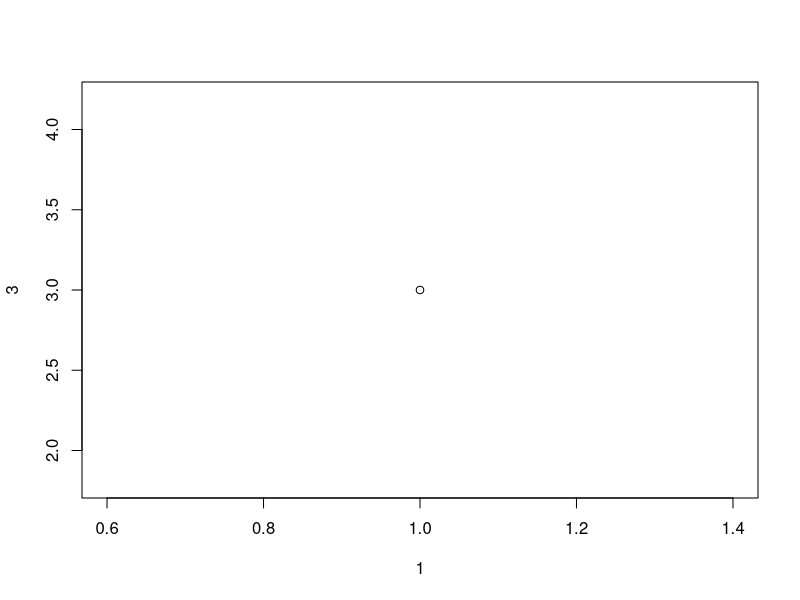
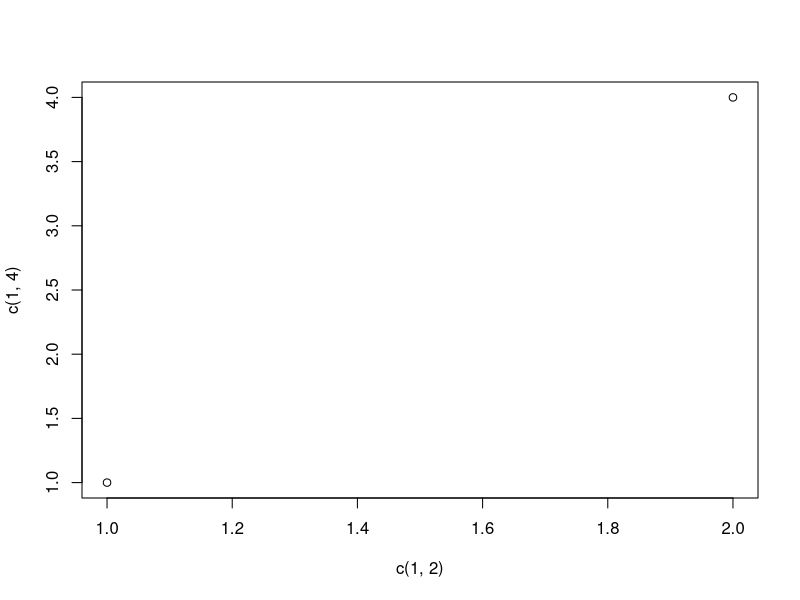
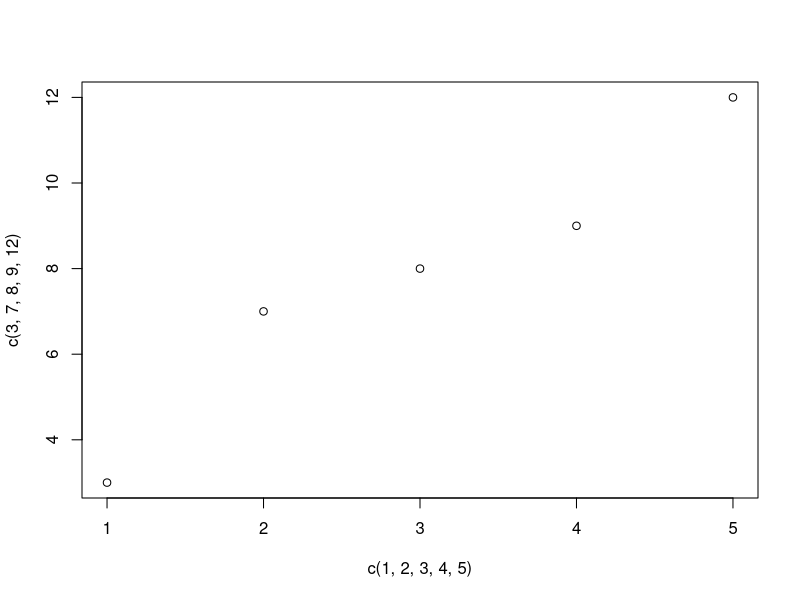
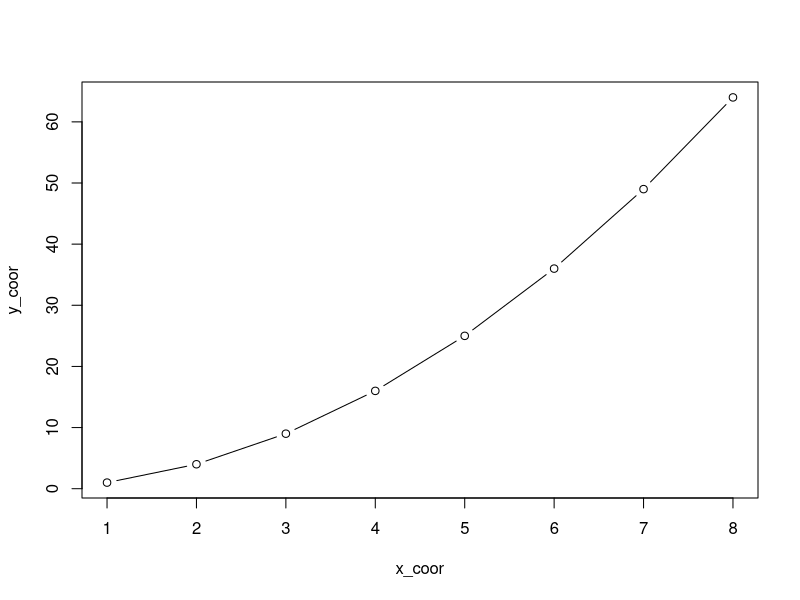
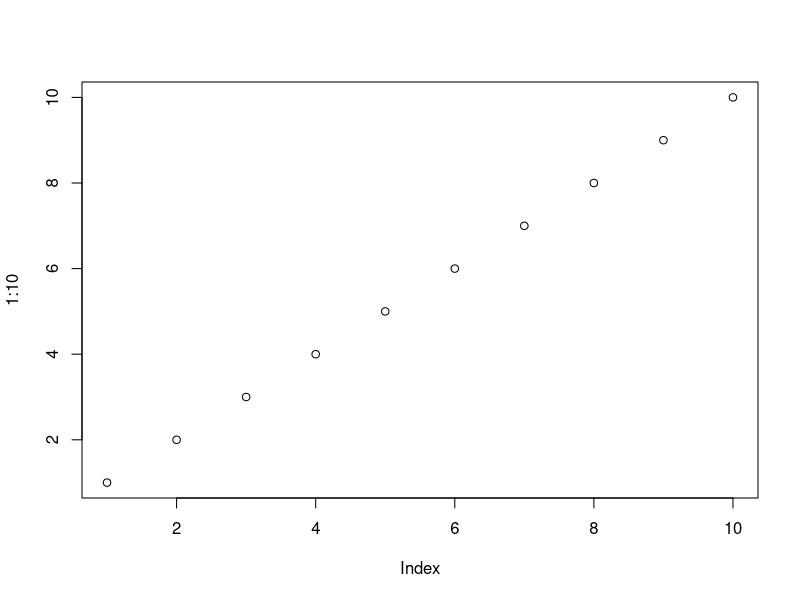
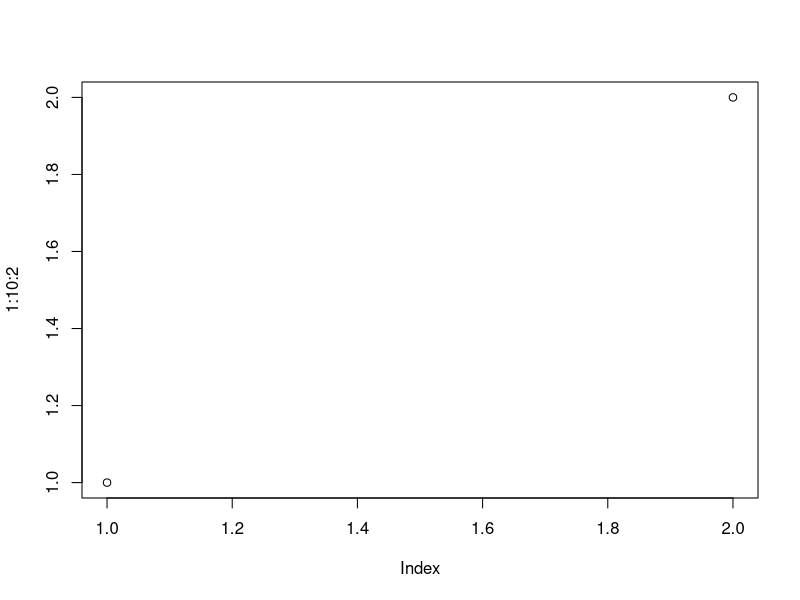
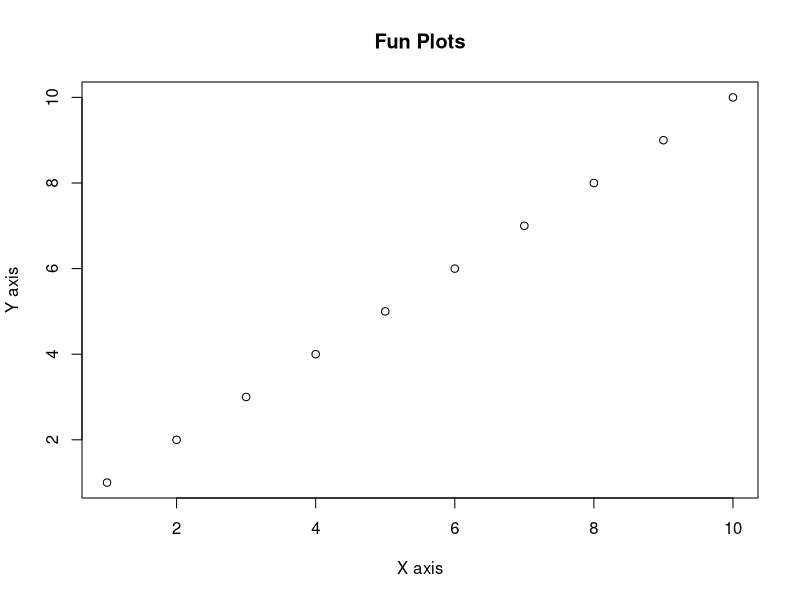
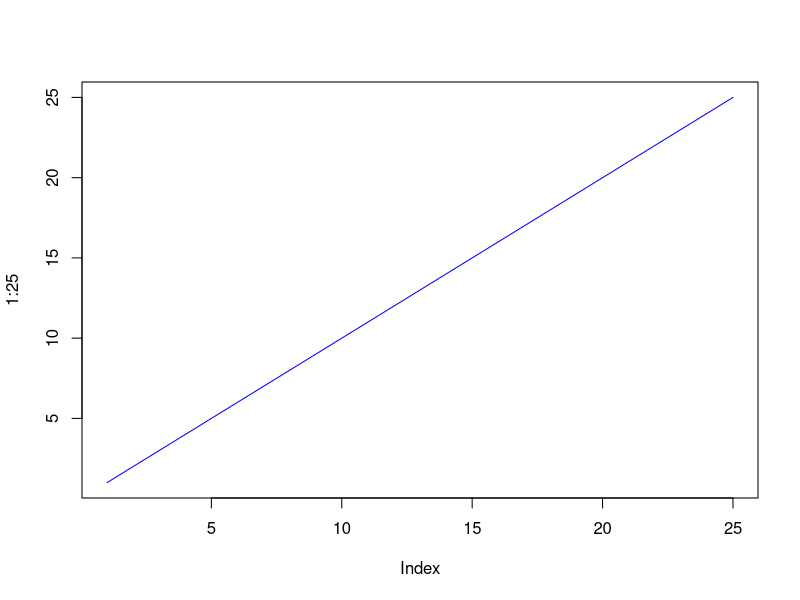

R code for these plots, in order:
# Day 5: R Graphics

# plot() - a function to plot points 
# syntax - plot(x-axis, y-axis)

plot(1,3) # single point plot

#double point plot
plot(c(1,2),c(1,4))

plot(c(1, 2, 3, 4, 5), c(3, 7, 8, 9, 12))

x_coor <- c(1,2,3,4,5,6,7,8)
y_coor <- c(1,4,9,16,25,36,49,64)
plot(x_coor, y_coor, type="b")

# ranges can be used to plot a sequence of points
plot(1:10)
plot(1:10:2)

# plot labels
# main - gives title to the plot
# xlab - to label the x-axis
# ylab - to label the y-axis

plot(1:10, main="Fun Plots", xlab="X axis", ylab="Y axis")
plot(1:25, col="blue", type="l")

# Plot sizes
# Use cex=number to change the size of the points (1 is default, while 0.5 means 50% smaller, and 2 means 100% larger)

plot(1:25, cex=6, type="b")

# pch - plot points shape can be changed
#1 - hollow circle 
#2 - hollow triangle , upright
#3 - plus (+)
#4 - cross (X)
#5 - hollow diamond
#6 - hollow triangle, downward
#7 - square with X
#15 & 22- filled square
#16 & 19 - filled circle
#25 - downward filled triangle

plot(1:10, pch=7, cex=2)
